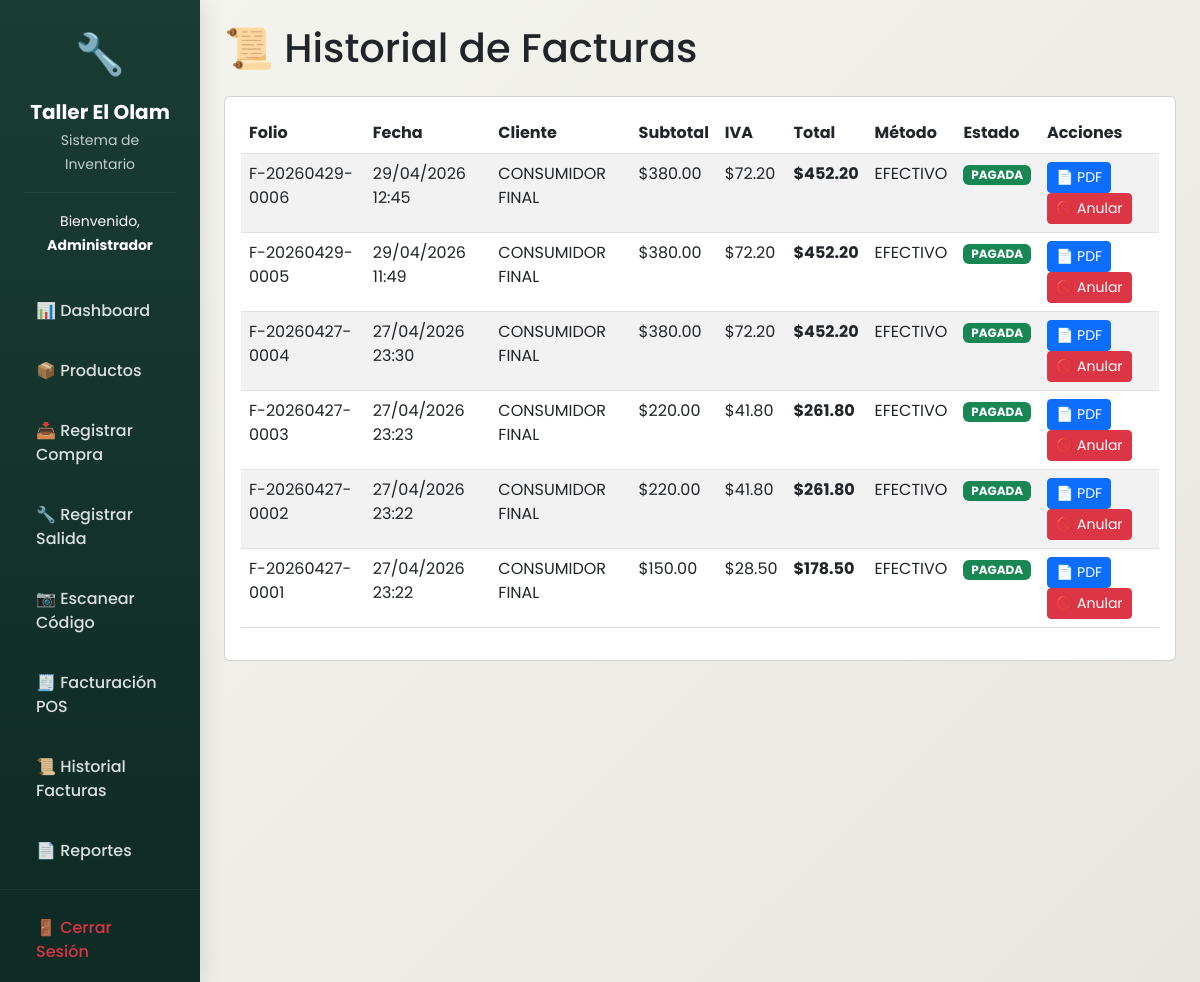
Screenshot of /historial_facturas (signed in) with the database file from the repository.
### models.py (models this page shows, shortened)
class Usuario(UserMixin, db.Model):
    __tablename__ = 'usuarios'
    id = db.Column(db.Integer, primary_key=True)
    nombre = db.Column(db.String(100), nullable=False)
    usuario = db.Column(db.String(50), unique=True, nullable=False)
    password = db.Column(db.String(200), nullable=False)
    rol = db.Column(db.String(20), default='mecanico')  # admin, mecanico
    fecha_creacion = db.Column(db.DateTime, default=datetime.utcnow)
    activo = db.Column(db.Boolean, default=True)
    movimientos = db.relationship('Movimiento', backref='usuario', lazy=True)

class Factura(db.Model):
    __tablename__ = 'facturas'
    id = db.Column(db.Integer, primary_key=True)
    folio = db.Column(db.String(20), unique=True, nullable=False)
    fecha = db.Column(db.DateTime, default=datetime.utcnow)
    cliente_nombre = db.Column(db.String(100), nullable=False)
    cliente_documento = db.Column(db.String(20))
    subtotal = db.Column(db.Float, default=0)
    iva = db.Column(db.Float, default=0)
    total = db.Column(db.Float, default=0)
    usuario_id = db.Column(db.Integer, db.ForeignKey('usuarios.id'))
    metodo_pago = db.Column(db.String(30), default='EFECTIVO')
    estado = db.Column(db.String(20), default='PAGADA')
    usuario = db.relationship('Usuario', backref='facturas', foreign_keys=[usuario_id])
    detalles = db.relationship('DetalleFactura', backref='factura', lazy=True, cascade='all, delete-orphan')

### app.py (the view)
@app.route('/historial_facturas')
@login_required
def historial_facturas():
    facturas = Factura.query.order_by(Factura.fecha.desc()).all()
    return render_template('historial_facturas.html', facturas=facturas)

### app.py (called while the page is built)
@login_manager.user_loader
def load_user(user_id):
    return db.session.get(Usuario, int(user_id))  # ← Usar session.get

### templates/historial_facturas.html (shortened to what this page needs)
{% extends "base.html" %}
{% block content %}
<h1 class="mb-4">📜 Historial de Facturas</h1>
<div class="card">
    <div class="card-body">
        <div class="table-responsive">
            <table class="table table-striped">
                <thead>
                    <tr>
                        <th>Folio</th>
                        <th>Fecha</th>
                        <th>Cliente</th>
                        <th>Subtotal</th>
                        <th>IVA</th>
                        <th>Total</th>
                        <th>Método</th>
                        <th>Estado</th>
                        <th>Acciones</th>
                    </tr>
                </thead>
                <tbody>
                    {% for factura in facturas %}
                    <tr class="{% if factura.estado == 'ANULADA' %}table-danger{% endif %}">
                        <td>{{ factura.folio }}</td>
                        <td>{{ factura.fecha.strftime('%d/%m/%Y %H:%M') }}</td>
                        <td>{{ factura.cliente_nombre }}</td>
                        <td>${{ "%.2f"|format(factura.subtotal) }}</td>
                        <td>${{ "%.2f"|format(factura.iva) }}</td>
                        <td><strong>${{ "%.2f"|format(factura.total) }}</strong></td>
                        <td>{{ factura.metodo_pago }}</td>
                        <td>
                            {% if factura.estado == 'ANULADA' %}
                                <span class="badge bg-danger">ANULADA</span>
                            {% else %}
                                <span class="badge bg-success">PAGADA</span>
                            {% endif %}
                        </td>
                        <td>
                            <a href="{{ url_for('descargar_factura', factura_id=factura.id) }}" class="btn btn-sm btn-primary">📄 PDF</a>
                            {% if factura.estado != 'ANULADA' %}
                            <button class="btn btn-sm btn-danger" onclick="anularFactura({{ factura.id }})">🚫 Anular</button>
                            {% endif %}
                        </td>
                    </tr>
                    {% else %}
                    <tr>
                        <td colspan="9" class="text-center">No hay facturas registradas</td>
                    </tr>
                    {% endfor %}
                </tbody>
            </table>
        </div>
    </div>
</div>
{% endblock %}

### templates/base.html (shortened to what this page needs)
<!DOCTYPE html>
<html lang="es">
<head>
    <link href="https://cdn.jsdelivr.net/npm/bootstrap@5.3.0/dist/css/bootstrap.min.css" rel="stylesheet">
    <link rel="stylesheet" href="{{ url_for('static', filename='style.css') }}">
</head>
<body>
    <div class="container-fluid p-0">
        <div class="row g-0">
            <div class="col-md-2 sidebar p-0">
                <div class="p-4 text-white text-center">
                    <div class="mb-3">
                        <span style="font-size: 2.5rem;">🔧</span>
                    </div>
                    <h5 class="fw-bold mb-1">Taller El Olam</h5>
                    <small class="opacity-75">Sistema de Inventario</small>
                    <hr class="my-3" style="border-color: rgba(255,255,255,0.2);">
                    <small>Bienvenido, <strong>{{ current_user.nombre }}</strong></small>
                </div>
                <nav class="nav flex-column">
                    <a class="nav-link" href="{{ url_for('dashboard') }}">📊 Dashboard</a>
                    <a class="nav-link" href="{{ url_for('productos') }}">📦 Productos</a>
                    <a class="nav-link" href="{{ url_for('registrar_compra') }}">📥 Registrar Compra</a>
                    <a class="nav-link" href="{{ url_for('registrar_salida') }}">🔧 Registrar Salida</a>
                    <a class="nav-link" href="{{ url_for('escanear') }}">📷 Escanear Código</a>
                    <a class="nav-link" href="{{ url_for('facturacion') }}">🧾 Facturación POS</a>
                    <a class="nav-link" href="{{ url_for('historial_facturas') }}">📜 Historial Facturas</a>
                    <a class="nav-link" href="{{ url_for('reporte') }}">📄 Reportes</a>
                    <hr class="my-2" style="border-color: rgba(255,255,255,0.2);">
                    <a class="nav-link text-danger" href="{{ url_for('logout') }}">🚪 Cerrar Sesión</a>
                </nav>
            </div>
            <div class="col-md-10 content p-4">
                {% block content %}{% endblock %}
            </div>
        </div>
    </div>
</body>
</html>

### static/style.css (style rules this page uses)
:root { --primary: #1a3c34; --primary-dark: #0e2a24; --primary-light: #2a5a4f; --secondary: #d4a373; --secondary-dark: #b88352; --success: #2e7d32; --danger: #c62828; --warning: #ed6c02; --info: #0288d1; --light: #f5f5f0; --dark: #1e2a2a; --gray: #6c757d; }
* { margin: 0; padding: 0; box-sizing: border-box; }
body { font-family: 'Poppins', 'Segoe UI', Tahoma, Geneva, Verdana, sans-serif; background: linear-gradient(135deg, var(--light) 0%, #e8e6df 100%); min-height: 100vh; }
.sidebar { min-height: 100vh; background: linear-gradient(180deg, var(--primary) 0%, var(--primary-dark) 100%); box-shadow: 4px 0 20px rgba(0,0,0,0.1); transition: all 0.3s ease; }
.sidebar .nav-link { color: rgba(255,255,255,0.85); padding: 14px 24px; margin: 4px 12px; border-radius: 12px; transition: all 0.3s ease; font-weight: 500; display: flex; align-items: center; gap: 12px; }

### rows the page displays
Usuario: nombre "Administrador"
Factura: folio "F-20260429-0006", fecha "29/04/2026 12:45", cliente_nombre "CONSUMIDOR FINAL", subtotal "380.00", iva "72.20", total "452.20", metodo_pago "EFECTIVO", estado "PAGADA"
Factura: folio "F-20260429-0005", fecha "29/04/2026 11:49", cliente_nombre "CONSUMIDOR FINAL", subtotal "380.00", iva "72.20", total "452.20", metodo_pago "EFECTIVO", estado "PAGADA"
Factura: folio "F-20260427-0004", fecha "27/04/2026 23:30", cliente_nombre "CONSUMIDOR FINAL", subtotal "380.00", iva "72.20", total "452.20", metodo_pago "EFECTIVO", estado "PAGADA"
Factura: folio "F-20260427-0003", fecha "27/04/2026 23:23", cliente_nombre "CONSUMIDOR FINAL", subtotal "220.00", iva "41.80", total "261.80", metodo_pago "EFECTIVO", estado "PAGADA"
Factura: folio "F-20260427-0002", fecha "27/04/2026 23:22", cliente_nombre "CONSUMIDOR FINAL", subtotal "220.00", iva "41.80", total "261.80", metodo_pago "EFECTIVO", estado "PAGADA"
Factura: folio "F-20260427-0001", fecha "27/04/2026 23:22", cliente_nombre "CONSUMIDOR FINAL", subtotal "150.00", iva "28.50", total "178.50", metodo_pago "EFECTIVO", estado "PAGADA"
